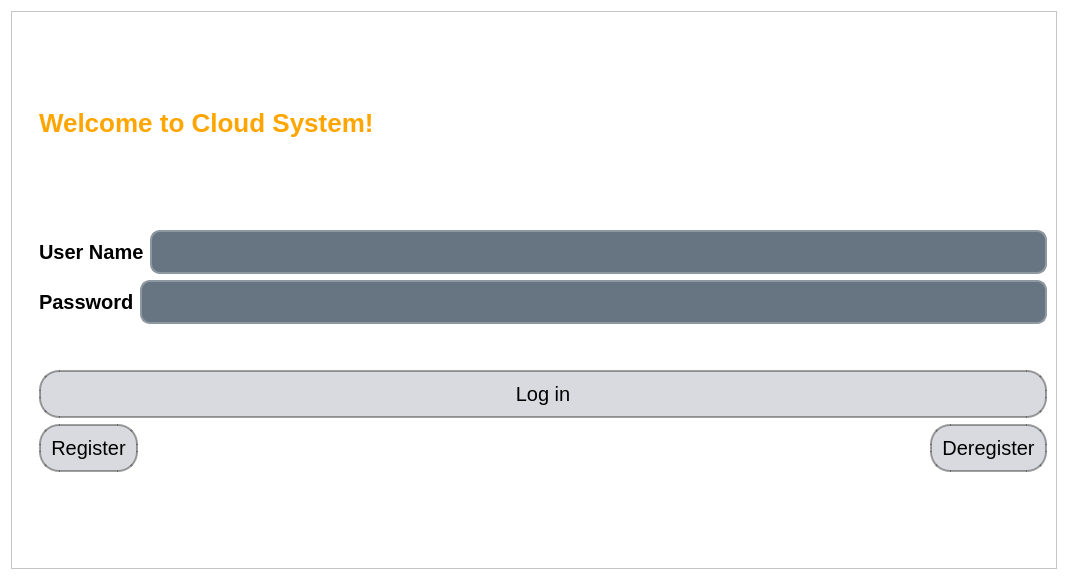
<?xml version="1.0" encoding="UTF-8"?>
<ui version="4.0">
 <class>TcpClient</class>
 <widget class="QWidget" name="TcpClient">
  <property name="geometry">
   <rect>
    <x>0</x>
    <y>0</y>
    <width>1068</width>
    <height>580</height>
   </rect>
  </property>
  <property name="font">
   <font>
    <family>Arial</family>
    <pointsize>-1</pointsize>
   </font>
  </property>
  <property name="windowTitle">
   <string>TcpClient</string>
  </property>
  <property name="styleSheet">
   <string notr="true">* {
    background: rgb(255, 255, 255);
    font-size: 20px;
    font-family: &quot;Arial&quot;; /* 字体设置 */
}

QLineEdit {
    color: rgb(245,245,245);
    background-color: rgba(64, 83, 97, 0.8); /* 半透明背景 */
    font-size: 20px;
    border-style: outset;
    border-radius: 10px;
	height: 30px;
    font-family: &quot;Arial&quot;;
    padding: 5px; /* 内边距使内容不贴边 */
    border: 2px solid #8d98a1;
}

/* 鼠标选中 QLineEdit 开始输入时改变背景色 */
QLineEdit:focus {
    background-color: rgba(100, 150, 200, 0.9); /* 输入时背景变蓝 */
    border: 2px solid #0056b3; /* 边框颜色变蓝 */
    color: white; /* 输入文字颜色变白 */
}

QPushButton {
    background: rgba(206, 209, 216, 0.8); /* 半透明背景 */
    border-style: outset;
    border-radius: 20px;
    font-family: &quot;Arial&quot;;
    font-size: 20px; /* 调整字体大小为25px */
    border: 2px solid rgba(64, 64, 64, 0.5); /* 半透明边框 */
    padding: 10px; /* 内边距 */
}

/* 鼠标悬停效果 */
QPushButton:hover {
    background: rgba(224, 224, 224, 1); /* 鼠标悬停变亮 */
    border-color: rgba(0, 120, 215, 0.8); /* 边框颜色变蓝 */
    color: rgba(0, 0, 0, 0.8); /* 文字颜色加深 */
}

/* 按下效果 */
QPushButton:pressed {
    background-color: rgba(100, 150, 200, 0.9);
    border-style: inset;
    color: white; /* 按下时文字变白 */
}

QLabel {
    background: rgba(85, 170, 255, 0.0); /* 完全透明背景 */
    color: black;
    font-family: &quot;Arial&quot;;
    font-size: 20px;
    font-weight: bold; /* 加粗 */
    text-align: center;
}

/* 鼠标悬停时文字颜色变化 */
QLabel:hover {
    color: #0056b3; /* 鼠标悬停时文字变蓝 */
}

#label_2 {
    color: #FFA500; /* 修改文字颜色 */
    font-size: 26px; /* 增大字体大小 */
    font-family: &quot;Arial&quot;; /* 设置字体 */
    font-weight: bold; /* 加粗字体 */
	text-align: center;
}</string>
  </property>
  <layout class="QHBoxLayout" name="horizontalLayout_5">
   <item>
    <widget class="QFrame" name="frame">
     <property name="frameShape">
      <enum>QFrame::StyledPanel</enum>
     </property>
     <property name="frameShadow">
      <enum>QFrame::Raised</enum>
     </property>
     <layout class="QVBoxLayout" name="verticalLayout_3">
      <item>
       <layout class="QHBoxLayout" name="horizontalLayout_4">
        <item>
         <widget class="QLabel" name="label">
          <property name="text">
           <string/>
          </property>
          <property name="pixmap">
           <pixmap>../../Desktop/1733561653626.png</pixmap>
          </property>
         </widget>
        </item>
        <item>
         <layout class="QVBoxLayout" name="verticalLayout_2">
          <item>
           <spacer name="verticalSpacer_2">
            <property name="orientation">
             <enum>Qt::Vertical</enum>
            </property>
            <property name="sizeHint" stdset="0">
             <size>
              <width>20</width>
              <height>40</height>
             </size>
            </property>
           </spacer>
          </item>
          <item>
           <widget class="QLabel" name="label_2">
            <property name="text">
             <string>Welcome to Cloud System!</string>
            </property>
           </widget>
          </item>
          <item>
           <spacer name="verticalSpacer_4">
            <property name="orientation">
             <enum>Qt::Vertical</enum>
            </property>
            <property name="sizeHint" stdset="0">
             <size>
              <width>20</width>
              <height>40</height>
             </size>
            </property>
           </spacer>
          </item>
          <item>
           <layout class="QVBoxLayout" name="verticalLayout">
            <item>
             <layout class="QHBoxLayout" name="horizontalLayout">
              <item>
               <widget class="QLabel" name="name_lab">
                <property name="font">
                 <font>
                  <family>Arial</family>
                  <pointsize>-1</pointsize>
                  <weight>75</weight>
                  <bold>true</bold>
                 </font>
                </property>
                <property name="text">
                 <string>User Name</string>
                </property>
               </widget>
              </item>
              <item>
               <widget class="QLineEdit" name="name_le">
                <property name="font">
                 <font>
                  <family>Arial</family>
                  <pointsize>-1</pointsize>
                 </font>
                </property>
               </widget>
              </item>
             </layout>
            </item>
            <item>
             <layout class="QHBoxLayout" name="horizontalLayout_2">
              <item>
               <widget class="QLabel" name="pwd_lab">
                <property name="font">
                 <font>
                  <family>Arial</family>
                  <pointsize>-1</pointsize>
                  <weight>75</weight>
                  <bold>true</bold>
                 </font>
                </property>
                <property name="text">
                 <string>Password</string>
                </property>
               </widget>
              </item>
              <item>
               <widget class="QLineEdit" name="pwd_le">
                <property name="font">
                 <font>
                  <family>Arial</family>
                  <pointsize>-1</pointsize>
                 </font>
                </property>
                <property name="echoMode">
                 <enum>QLineEdit::Password</enum>
                </property>
               </widget>
              </item>
             </layout>
            </item>
            <item>
             <spacer name="verticalSpacer">
              <property name="orientation">
               <enum>Qt::Vertical</enum>
              </property>
              <property name="sizeHint" stdset="0">
               <size>
                <width>20</width>
                <height>40</height>
               </size>
              </property>
             </spacer>
            </item>
            <item>
             <widget class="QPushButton" name="login_pb">
              <property name="font">
               <font>
                <family>Arial</family>
                <pointsize>-1</pointsize>
                <weight>50</weight>
                <bold>false</bold>
               </font>
              </property>
              <property name="text">
               <string>Log in</string>
              </property>
             </widget>
            </item>
            <item>
             <layout class="QHBoxLayout" name="horizontalLayout_3">
              <item>
               <widget class="QPushButton" name="regist_pb">
                <property name="text">
                 <string>Register</string>
                </property>
               </widget>
              </item>
              <item>
               <spacer name="horizontalSpacer">
                <property name="orientation">
                 <enum>Qt::Horizontal</enum>
                </property>
                <property name="sizeHint" stdset="0">
                 <size>
                  <width>28</width>
                  <height>20</height>
                 </size>
                </property>
               </spacer>
              </item>
              <item>
               <widget class="QPushButton" name="cancel_pb">
                <property name="font">
                 <font>
                  <family>Arial</family>
                  <pointsize>-1</pointsize>
                  <weight>50</weight>
                  <bold>false</bold>
                 </font>
                </property>
                <property name="text">
                 <string>Deregister</string>
                </property>
               </widget>
              </item>
             </layout>
            </item>
           </layout>
          </item>
          <item>
           <spacer name="verticalSpacer_3">
            <property name="orientation">
             <enum>Qt::Vertical</enum>
            </property>
            <property name="sizeHint" stdset="0">
             <size>
              <width>20</width>
              <height>40</height>
             </size>
            </property>
           </spacer>
          </item>
         </layout>
        </item>
       </layout>
      </item>
     </layout>
    </widget>
   </item>
  </layout>
 </widget>
 <resources/>
 <connections/>
</ui>
